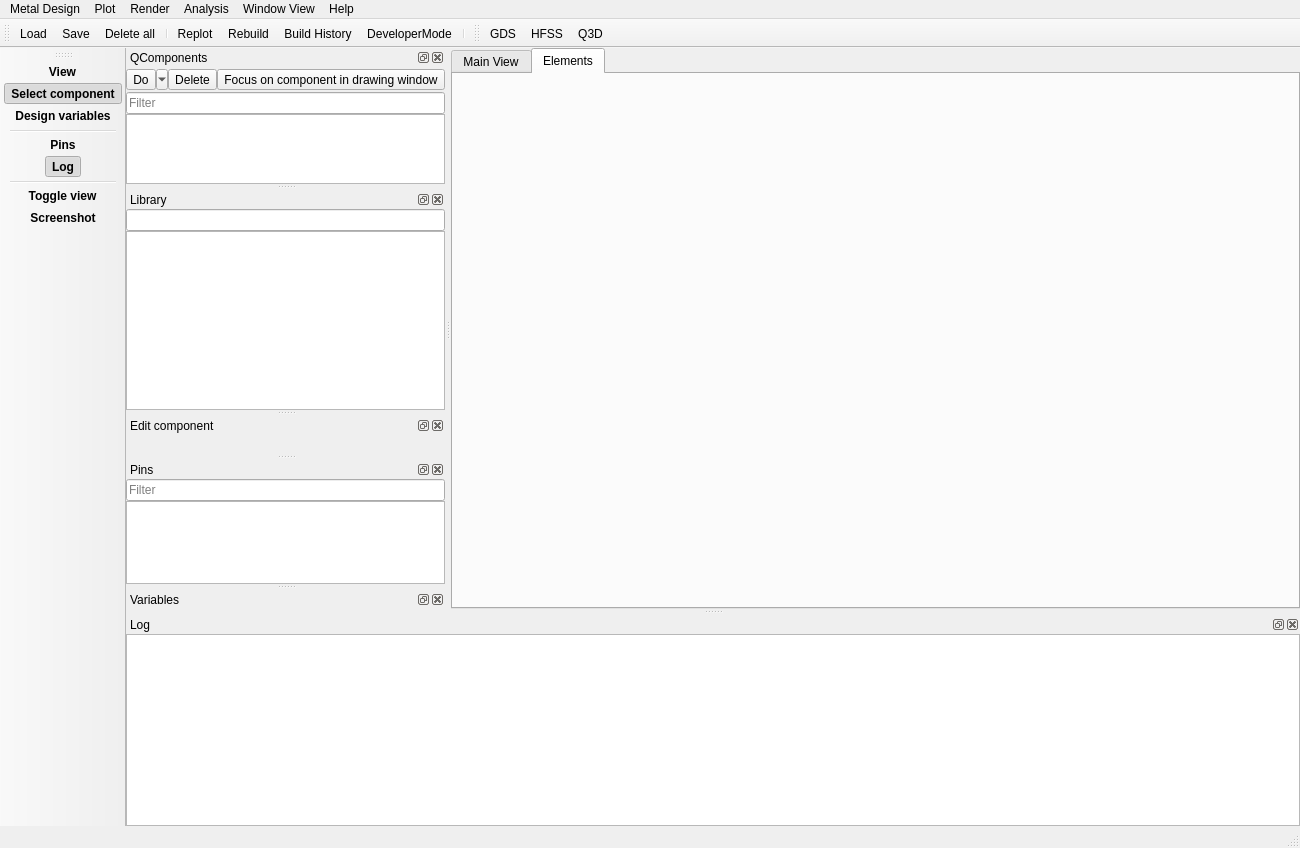
<?xml version="1.0" encoding="UTF-8"?>
<ui version="4.0">
 <class>MainWindow</class>
 <widget class="QMainWindow" name="MainWindow">
  <property name="geometry">
   <rect>
    <x>0</x>
    <y>0</y>
    <width>1300</width>
    <height>848</height>
   </rect>
  </property>
  <property name="windowTitle">
   <string>Qiskit Metal: Quantum Creator</string>
  </property>
  <property name="windowIcon">
   <iconset resource="main_window_rc.qrc">
    <normaloff>:/metal_logo</normaloff>:/metal_logo</iconset>
  </property>
  <property name="toolTip">
   <string>Qiskit Metal: Quantum Creator</string>
  </property>
  <property name="statusTip">
   <string>Qiskit Metal: Quantum Creator</string>
  </property>
  <property name="whatsThis">
   <string>Qiskit Metal: Quantum Creator</string>
  </property>
  <property name="toolButtonStyle">
   <enum>Qt::ToolButtonTextUnderIcon</enum>
  </property>
  <property name="tabShape">
   <enum>QTabWidget::Rounded</enum>
  </property>
  <property name="dockNestingEnabled">
   <bool>true</bool>
  </property>
  <property name="dockOptions">
   <set>QMainWindow::AllowNestedDocks|QMainWindow::AllowTabbedDocks|QMainWindow::AnimatedDocks|QMainWindow::GroupedDragging</set>
  </property>
  <widget class="QWidget" name="centralwidget">
   <layout class="QVBoxLayout" name="verticalLayout">
    <property name="spacing">
     <number>0</number>
    </property>
    <property name="leftMargin">
     <number>0</number>
    </property>
    <property name="topMargin">
     <number>0</number>
    </property>
    <property name="rightMargin">
     <number>0</number>
    </property>
    <property name="bottomMargin">
     <number>0</number>
    </property>
    <item>
     <widget class="QTabWidget" name="tabWidget">
      <property name="currentIndex">
       <number>1</number>
      </property>
      <property name="usesScrollButtons">
       <bool>false</bool>
      </property>
      <property name="movable">
       <bool>false</bool>
      </property>
      <property name="tabBarAutoHide">
       <bool>true</bool>
      </property>
      <widget class="QWidget" name="mainViewTab">
       <attribute name="icon">
        <iconset>
         <normalon>:/main_view</normalon>
        </iconset>
       </attribute>
       <attribute name="title">
        <string>Main View</string>
       </attribute>
       <layout class="QVBoxLayout" name="verticalLayout_9">
        <property name="spacing">
         <number>0</number>
        </property>
        <property name="leftMargin">
         <number>0</number>
        </property>
        <property name="topMargin">
         <number>0</number>
        </property>
        <property name="rightMargin">
         <number>0</number>
        </property>
        <property name="bottomMargin">
         <number>0</number>
        </property>
       </layout>
      </widget>
      <widget class="QWidget" name="tabElements">
       <attribute name="icon">
        <iconset resource="main_window_rc.qrc">
         <normaloff>:/elements</normaloff>:/elements</iconset>
       </attribute>
       <attribute name="title">
        <string>Elements</string>
       </attribute>
       <attribute name="toolTip">
        <string>Shoe the tables of elements of the the design</string>
       </attribute>
       <attribute name="whatsThis">
        <string>Shoe the tables of elements of the the design</string>
       </attribute>
       <layout class="QVBoxLayout" name="verticalLayout_10">
        <property name="spacing">
         <number>0</number>
        </property>
        <property name="leftMargin">
         <number>0</number>
        </property>
        <property name="topMargin">
         <number>0</number>
        </property>
        <property name="rightMargin">
         <number>0</number>
        </property>
        <property name="bottomMargin">
         <number>0</number>
        </property>
       </layout>
      </widget>
     </widget>
    </item>
   </layout>
  </widget>
  <widget class="QMenuBar" name="menubar">
   <property name="geometry">
    <rect>
     <x>0</x>
     <y>0</y>
     <width>1300</width>
     <height>24</height>
    </rect>
   </property>
   <property name="baseSize">
    <size>
     <width>0</width>
     <height>0</height>
    </size>
   </property>
   <widget class="QMenu" name="menuDesign">
    <property name="toolTip">
     <string>Design Menu</string>
    </property>
    <property name="statusTip">
     <string>Design Menu</string>
    </property>
    <property name="whatsThis">
     <string>Design Menu</string>
    </property>
    <property name="tearOffEnabled">
     <bool>false</bool>
    </property>
    <property name="title">
     <string>Metal Design</string>
    </property>
    <property name="separatorsCollapsible">
     <bool>true</bool>
    </property>
    <property name="toolTipsVisible">
     <bool>true</bool>
    </property>
    <addaction name="separator"/>
    <addaction name="actionLabelDesign"/>
    <addaction name="actionLoad"/>
    <addaction name="actionSave"/>
    <addaction name="actionSaveAs"/>
    <addaction name="separator"/>
    <addaction name="actionDelete_All"/>
    <addaction name="separator"/>
    <addaction name="actionClose_window"/>
   </widget>
   <widget class="QMenu" name="menuView">
    <property name="title">
     <string>Window View</string>
    </property>
    <widget class="QMenu" name="menuStylesheet">
     <property name="title">
      <string>Color theme</string>
     </property>
     <property name="icon">
      <iconset>
       <normalon>:/metal_logo</normalon>
      </iconset>
     </property>
     <addaction name="actionMetal_Dark"/>
     <addaction name="actionStyleDark"/>
     <addaction name="separator"/>
     <addaction name="actionStyleDefault"/>
     <addaction name="actionStyleOpen"/>
    </widget>
    <addaction name="actionDesign"/>
    <addaction name="actionElements"/>
    <addaction name="actionConnectors"/>
    <addaction name="actionLog"/>
    <addaction name="actionNewComponent"/>
    <addaction name="separator"/>
    <addaction name="actionToggleDocks"/>
    <addaction name="actionFull_Screen"/>
    <addaction name="actionScreenshot"/>
    <addaction name="separator"/>
    <addaction name="actionMetal_Window"/>
    <addaction name="actionSave_window_state"/>
    <addaction name="menuStylesheet"/>
   </widget>
   <widget class="QMenu" name="menuAnalysis">
    <property name="title">
     <string>Analysis</string>
    </property>
    <addaction name="separator"/>
   </widget>
   <widget class="QMenu" name="menuRender">
    <property name="title">
     <string>Render</string>
    </property>
    <addaction name="separator"/>
   </widget>
   <widget class="QMenu" name="menuHelp">
    <property name="minimumSize">
     <size>
      <width>0</width>
      <height>0</height>
     </size>
    </property>
    <property name="toolTip">
     <string>Open Metal Help</string>
    </property>
    <property name="statusTip">
     <string>Open Metal Help</string>
    </property>
    <property name="whatsThis">
     <string>Open Metal Help</string>
    </property>
    <property name="title">
     <string>Help</string>
    </property>
    <property name="icon">
     <iconset>
      <normalon>:/help</normalon>
     </iconset>
    </property>
    <property name="toolTipsVisible">
     <bool>true</bool>
    </property>
   </widget>
   <widget class="QMenu" name="menuPlot">
    <property name="title">
     <string>Plot</string>
    </property>
    <addaction name="actionPan"/>
    <addaction name="actionZoom"/>
   </widget>
   <addaction name="menuDesign"/>
   <addaction name="menuPlot"/>
   <addaction name="menuRender"/>
   <addaction name="menuAnalysis"/>
   <addaction name="menuView"/>
   <addaction name="menuHelp"/>
  </widget>
  <widget class="QStatusBar" name="statusbar"/>
  <widget class="QToolBar" name="toolBarDesign">
   <property name="windowTitle">
    <string>Design toolbar</string>
   </property>
   <property name="statusTip">
    <string>Design toolbar</string>
   </property>
   <property name="whatsThis">
    <string>Design toolbar</string>
   </property>
   <property name="orientation">
    <enum>Qt::Horizontal</enum>
   </property>
   <property name="toolButtonStyle">
    <enum>Qt::ToolButtonTextUnderIcon</enum>
   </property>
   <attribute name="toolBarArea">
    <enum>TopToolBarArea</enum>
   </attribute>
   <attribute name="toolBarBreak">
    <bool>false</bool>
   </attribute>
   <addaction name="actionLoad"/>
   <addaction name="actionSave"/>
   <addaction name="actionDelete_All"/>
   <addaction name="separator"/>
   <addaction name="action_full_refresh"/>
   <addaction name="actionRebuild"/>
   <addaction name="actionBuildHistory"/>
   <addaction name="actionDeveloperMode"/>
   <addaction name="separator"/>
  </widget>
  <widget class="QToolBar" name="toolBarView">
   <property name="font">
    <font>
     <weight>75</weight>
     <bold>true</bold>
    </font>
   </property>
   <property name="windowTitle">
    <string>View Toolbar</string>
   </property>
   <property name="toolTip">
    <string>View Toolbar</string>
   </property>
   <property name="statusTip">
    <string>View Toolbar</string>
   </property>
   <property name="whatsThis">
    <string>View Toolbar</string>
   </property>
   <property name="toolButtonStyle">
    <enum>Qt::ToolButtonIconOnly</enum>
   </property>
   <attribute name="toolBarArea">
    <enum>LeftToolBarArea</enum>
   </attribute>
   <attribute name="toolBarBreak">
    <bool>false</bool>
   </attribute>
   <addaction name="actionViewDummyLabel"/>
   <addaction name="actionDesign"/>
   <addaction name="actionVariables"/>
   <addaction name="separator"/>
   <addaction name="actionConnectors"/>
   <addaction name="actionLog"/>
   <addaction name="separator"/>
   <addaction name="actionToggleDocks"/>
   <addaction name="actionScreenshot"/>
  </widget>
  <widget class="QDockWidget" name="dockDesign">
   <property name="windowIcon">
    <iconset>
     <normalon>:/design</normalon>
    </iconset>
   </property>
   <property name="toolTip">
    <string>Design Dock</string>
   </property>
   <property name="statusTip">
    <string>Design Dock</string>
   </property>
   <property name="whatsThis">
    <string>Design Dock</string>
   </property>
   <property name="accessibleName">
    <string>Design Dock</string>
   </property>
   <property name="accessibleDescription">
    <string>Design Dock</string>
   </property>
   <property name="floating">
    <bool>false</bool>
   </property>
   <property name="features">
    <set>QDockWidget::AllDockWidgetFeatures</set>
   </property>
   <property name="windowTitle">
    <string>QComponents</string>
   </property>
   <attribute name="dockWidgetArea">
    <number>1</number>
   </attribute>
   <widget class="QWidget" name="dockWidgetContents">
    <layout class="QVBoxLayout" name="verticalLayout_3">
     <property name="spacing">
      <number>0</number>
     </property>
     <property name="leftMargin">
      <number>0</number>
     </property>
     <property name="topMargin">
      <number>0</number>
     </property>
     <property name="rightMargin">
      <number>0</number>
     </property>
     <property name="bottomMargin">
      <number>0</number>
     </property>
     <item>
      <layout class="QGridLayout" name="gridLayout">
       <property name="sizeConstraint">
        <enum>QLayout::SetNoConstraint</enum>
       </property>
       <property name="topMargin">
        <number>2</number>
       </property>
       <property name="bottomMargin">
        <number>2</number>
       </property>
       <property name="spacing">
        <number>0</number>
       </property>
       <item row="0" column="3">
        <widget class="QToolButton" name="btn_comp_zoom">
         <property name="toolTip">
          <string>Focus on component in drawing window</string>
         </property>
         <property name="statusTip">
          <string>Focus on component in drawing window</string>
         </property>
         <property name="text">
          <string>Focus on component in drawing window</string>
         </property>
         <property name="icon">
          <iconset resource="main_window_rc.qrc">
           <normaloff>:/fullscreen</normaloff>:/fullscreen</iconset>
         </property>
        </widget>
       </item>
       <item row="0" column="1">
        <widget class="QToolButton" name="btn_comp_actions">
         <property name="text">
          <string>Do</string>
         </property>
         <property name="popupMode">
          <enum>QToolButton::MenuButtonPopup</enum>
         </property>
        </widget>
       </item>
       <item row="0" column="2">
        <widget class="QToolButton" name="btn_comp_del">
         <property name="toolTip">
          <string>Delete a selected component</string>
         </property>
         <property name="statusTip">
          <string>Delete a selected component</string>
         </property>
         <property name="whatsThis">
          <string>Delete a selected component</string>
         </property>
         <property name="text">
          <string>Delete</string>
         </property>
         <property name="icon">
          <iconset resource="main_window_rc.qrc">
           <normaloff>:/delete</normaloff>:/delete</iconset>
         </property>
         <property name="popupMode">
          <enum>QToolButton::DelayedPopup</enum>
         </property>
         <property name="toolButtonStyle">
          <enum>Qt::ToolButtonIconOnly</enum>
         </property>
        </widget>
       </item>
      </layout>
     </item>
     <item>
      <layout class="QHBoxLayout" name="horizontalLayout">
       <property name="spacing">
        <number>0</number>
       </property>
       <item>
        <widget class="QLineEdit" name="filter_text_design">
         <property name="text">
          <string/>
         </property>
         <property name="placeholderText">
          <string>Filter</string>
         </property>
         <property name="clearButtonEnabled">
          <bool>true</bool>
         </property>
        </widget>
       </item>
      </layout>
     </item>
     <item>
      <widget class="QTableView_AllComponents" name="tableComponents">
       <property name="sizeAdjustPolicy">
        <enum>QAbstractScrollArea::AdjustToContents</enum>
       </property>
       <property name="autoScroll">
        <bool>false</bool>
       </property>
       <property name="alternatingRowColors">
        <bool>true</bool>
       </property>
       <property name="selectionBehavior">
        <enum>QAbstractItemView::SelectRows</enum>
       </property>
       <property name="sortingEnabled">
        <bool>true</bool>
       </property>
       <attribute name="horizontalHeaderVisible">
        <bool>true</bool>
       </attribute>
       <attribute name="horizontalHeaderShowSortIndicator" stdset="0">
        <bool>false</bool>
       </attribute>
       <attribute name="horizontalHeaderStretchLastSection">
        <bool>true</bool>
       </attribute>
       <attribute name="verticalHeaderVisible">
        <bool>false</bool>
       </attribute>
      </widget>
     </item>
    </layout>
   </widget>
  </widget>
  <widget class="QDockWidget" name="dockLibrary">
   <property name="minimumSize">
    <size>
     <width>79</width>
     <height>124</height>
    </size>
   </property>
   <property name="windowIcon">
    <iconset>
     <normalon>:/component</normalon>
    </iconset>
   </property>
   <property name="toolTip">
    <string>Library of components</string>
   </property>
   <property name="statusTip">
    <string>Library design components</string>
   </property>
   <property name="whatsThis">
    <string>Library design components</string>
   </property>
   <property name="features">
    <set>QDockWidget::AllDockWidgetFeatures</set>
   </property>
   <property name="windowTitle">
    <string>Library</string>
   </property>
   <attribute name="dockWidgetArea">
    <number>1</number>
   </attribute>
   <widget class="QWidget" name="dockLibraryContents">
    <layout class="QVBoxLayout" name="verticalLayout_5">
     <property name="spacing">
      <number>0</number>
     </property>
     <property name="leftMargin">
      <number>0</number>
     </property>
     <property name="topMargin">
      <number>0</number>
     </property>
     <property name="rightMargin">
      <number>0</number>
     </property>
     <property name="bottomMargin">
      <number>0</number>
     </property>
     <item>
      <widget class="QLineEdit" name="dockLibrary_filter"/>
     </item>
     <item>
      <widget class="TreeViewQLibrary" name="dockLibrary_tree_view"/>
     </item>
    </layout>
   </widget>
  </widget>
  <widget class="QDockWidget" name="dockComponent">
   <property name="minimumSize">
    <size>
     <width>62</width>
     <height>38</height>
    </size>
   </property>
   <property name="features">
    <set>QDockWidget::AllDockWidgetFeatures</set>
   </property>
   <property name="windowTitle">
    <string>Edit component</string>
   </property>
   <attribute name="dockWidgetArea">
    <number>1</number>
   </attribute>
   <widget class="QWidget" name="dockComponentCental">
    <layout class="QVBoxLayout" name="verticalLayout_7">
     <property name="spacing">
      <number>0</number>
     </property>
     <property name="leftMargin">
      <number>0</number>
     </property>
     <property name="topMargin">
      <number>10</number>
     </property>
     <property name="rightMargin">
      <number>0</number>
     </property>
     <property name="bottomMargin">
      <number>0</number>
     </property>
    </layout>
   </widget>
  </widget>
  <widget class="QDockWidget" name="dockLog">
   <property name="minimumSize">
    <size>
     <width>79</width>
     <height>101</height>
    </size>
   </property>
   <property name="windowIcon">
    <iconset>
     <normalon>:/log</normalon>
    </iconset>
   </property>
   <property name="toolTip">
    <string>Log window</string>
   </property>
   <property name="statusTip">
    <string>Log window</string>
   </property>
   <property name="whatsThis">
    <string>Log window</string>
   </property>
   <property name="features">
    <set>QDockWidget::AllDockWidgetFeatures</set>
   </property>
   <property name="windowTitle">
    <string>Log</string>
   </property>
   <attribute name="dockWidgetArea">
    <number>8</number>
   </attribute>
   <widget class="QWidget" name="dockWidgetContents_4">
    <property name="sizePolicy">
     <sizepolicy hsizetype="Preferred" vsizetype="Maximum">
      <horstretch>0</horstretch>
      <verstretch>0</verstretch>
     </sizepolicy>
    </property>
    <layout class="QVBoxLayout" name="verticalLayout_4">
     <property name="spacing">
      <number>0</number>
     </property>
     <property name="sizeConstraint">
      <enum>QLayout::SetMaximumSize</enum>
     </property>
     <property name="leftMargin">
      <number>0</number>
     </property>
     <property name="topMargin">
      <number>0</number>
     </property>
     <property name="rightMargin">
      <number>0</number>
     </property>
     <property name="bottomMargin">
      <number>0</number>
     </property>
     <item>
      <widget class="QTextEditLogger" name="log_text">
       <property name="documentTitle">
        <string>Log</string>
       </property>
       <property name="textInteractionFlags">
        <set>Qt::LinksAccessibleByKeyboard|Qt::LinksAccessibleByMouse|Qt::TextBrowserInteraction|Qt::TextSelectableByKeyboard|Qt::TextSelectableByMouse</set>
       </property>
      </widget>
     </item>
    </layout>
   </widget>
  </widget>
  <widget class="QDockWidget" name="dockConnectors">
   <property name="minimumSize">
    <size>
     <width>79</width>
     <height>124</height>
    </size>
   </property>
   <property name="windowIcon">
    <iconset>
     <normalon>:/connectors</normalon>
    </iconset>
   </property>
   <property name="windowTitle">
    <string>Pins</string>
   </property>
   <attribute name="dockWidgetArea">
    <number>1</number>
   </attribute>
   <widget class="QWidget" name="dockWidgetContents_5">
    <layout class="QVBoxLayout" name="verticalLayout_6">
     <property name="spacing">
      <number>0</number>
     </property>
     <property name="leftMargin">
      <number>0</number>
     </property>
     <property name="topMargin">
      <number>0</number>
     </property>
     <property name="rightMargin">
      <number>0</number>
     </property>
     <property name="bottomMargin">
      <number>0</number>
     </property>
     <item>
      <layout class="QHBoxLayout" name="horizontalLayout_3">
       <property name="spacing">
        <number>0</number>
       </property>
       <item>
        <widget class="QLineEdit" name="text_filter_connectors">
         <property name="placeholderText">
          <string>Filter</string>
         </property>
         <property name="clearButtonEnabled">
          <bool>true</bool>
         </property>
        </widget>
       </item>
      </layout>
     </item>
     <item>
      <widget class="QTableView" name="tableConnectors">
       <property name="frameShadow">
        <enum>QFrame::Plain</enum>
       </property>
       <property name="sizeAdjustPolicy">
        <enum>QAbstractScrollArea::AdjustToContents</enum>
       </property>
       <property name="autoScroll">
        <bool>false</bool>
       </property>
       <property name="alternatingRowColors">
        <bool>false</bool>
       </property>
       <attribute name="horizontalHeaderVisible">
        <bool>false</bool>
       </attribute>
      </widget>
     </item>
    </layout>
   </widget>
  </widget>
  <widget class="QDockWidget" name="dockVariables">
   <property name="windowTitle">
    <string>Variables</string>
   </property>
   <attribute name="dockWidgetArea">
    <number>1</number>
   </attribute>
   <widget class="QWidget" name="dockVariablesContents">
    <layout class="QVBoxLayout" name="vlayoutVariables">
     <property name="spacing">
      <number>0</number>
     </property>
     <property name="leftMargin">
      <number>0</number>
     </property>
     <property name="topMargin">
      <number>0</number>
     </property>
     <property name="rightMargin">
      <number>0</number>
     </property>
     <property name="bottomMargin">
      <number>0</number>
     </property>
    </layout>
   </widget>
  </widget>
  <widget class="QToolBar" name="toolbar_renderers">
   <property name="windowTitle">
    <string>toolBar</string>
   </property>
   <property name="iconSize">
    <size>
     <width>32</width>
     <height>32</height>
    </size>
   </property>
   <attribute name="toolBarArea">
    <enum>TopToolBarArea</enum>
   </attribute>
   <attribute name="toolBarBreak">
    <bool>false</bool>
   </attribute>
   <addaction name="actionGDS"/>
   <addaction name="actionHFSS"/>
   <addaction name="actionQ3D"/>
  </widget>
  <action name="actionSave">
   <property name="icon">
    <iconset resource="main_window_rc.qrc">
     <normaloff>:/save</normaloff>:/save</iconset>
   </property>
   <property name="text">
    <string>Save</string>
   </property>
   <property name="toolTip">
    <string>Save design to file</string>
   </property>
   <property name="statusTip">
    <string>Save design to file</string>
   </property>
   <property name="whatsThis">
    <string>Save design to file</string>
   </property>
   <property name="shortcut">
    <string>Ctrl+S</string>
   </property>
  </action>
  <action name="actionLoad">
   <property name="icon">
    <iconset resource="main_window_rc.qrc">
     <normaloff>:/load</normaloff>:/load</iconset>
   </property>
   <property name="text">
    <string>Load</string>
   </property>
   <property name="toolTip">
    <string>Load design from file</string>
   </property>
   <property name="statusTip">
    <string>Load design from file</string>
   </property>
   <property name="whatsThis">
    <string>Load design from file</string>
   </property>
   <property name="shortcut">
    <string>Ctrl+O</string>
   </property>
   <property name="autoRepeat">
    <bool>false</bool>
   </property>
  </action>
  <action name="actionDesign">
   <property name="checkable">
    <bool>true</bool>
   </property>
   <property name="checked">
    <bool>true</bool>
   </property>
   <property name="icon">
    <iconset resource="main_window_rc.qrc">
     <normaloff>:/design</normaloff>:/design</iconset>
   </property>
   <property name="text">
    <string>Select component</string>
   </property>
   <property name="toolTip">
    <string>Show design window -- select components (show/hide)</string>
   </property>
   <property name="shortcut">
    <string>Ctrl+D</string>
   </property>
  </action>
  <action name="actionElements">
   <property name="checkable">
    <bool>true</bool>
   </property>
   <property name="checked">
    <bool>false</bool>
   </property>
   <property name="icon">
    <iconset resource="main_window_rc.qrc">
     <normaloff>:/elements</normaloff>:/elements</iconset>
   </property>
   <property name="text">
    <string>Elements</string>
   </property>
   <property name="toolTip">
    <string>Show/hide elements table</string>
   </property>
  </action>
  <action name="actionLog">
   <property name="checkable">
    <bool>true</bool>
   </property>
   <property name="checked">
    <bool>true</bool>
   </property>
   <property name="icon">
    <iconset resource="main_window_rc.qrc">
     <normaloff>:/log</normaloff>:/log</iconset>
   </property>
   <property name="text">
    <string>Log</string>
   </property>
   <property name="toolTip">
    <string>Show/hide log window</string>
   </property>
   <property name="shortcut">
    <string>Ctrl+L</string>
   </property>
  </action>
  <action name="actionNewComponent">
   <property name="checkable">
    <bool>true</bool>
   </property>
   <property name="checked">
    <bool>false</bool>
   </property>
   <property name="icon">
    <iconset resource="main_window_rc.qrc">
     <normaloff>:/component-library</normaloff>:/component-library</iconset>
   </property>
   <property name="text">
    <string>Create</string>
   </property>
   <property name="toolTip">
    <string>Create new component: Library of new design components you can create</string>
   </property>
   <property name="statusTip">
    <string>Create new component: Library of new design components you can create</string>
   </property>
   <property name="whatsThis">
    <string>Create new component: Library of new design components you can create</string>
   </property>
   <property name="shortcut">
    <string>Ctrl+N</string>
   </property>
  </action>
  <action name="actionDelete_All">
   <property name="icon">
    <iconset resource="main_window_rc.qrc">
     <normaloff>:/delete_all</normaloff>:/delete_all</iconset>
   </property>
   <property name="text">
    <string>Delete all</string>
   </property>
   <property name="toolTip">
    <string>Delete All Component Objects and Elements</string>
   </property>
   <property name="statusTip">
    <string>Delete All Component Objects and Elements</string>
   </property>
   <property name="whatsThis">
    <string>Delete All Component Objects and Elements</string>
   </property>
   <property name="priority">
    <enum>QAction::LowPriority</enum>
   </property>
  </action>
  <action name="actionZoom">
   <property name="icon">
    <iconset resource="main_window_rc.qrc">
     <normaloff>:/plot/zoom</normaloff>:/plot/zoom</iconset>
   </property>
   <property name="text">
    <string>Zoom</string>
   </property>
   <property name="toolTip">
    <string>Zoom control</string>
   </property>
   <property name="shortcut">
    <string>Z</string>
   </property>
  </action>
  <action name="actionPan">
   <property name="icon">
    <iconset>
     <normalon>:/plot/pan</normalon>
    </iconset>
   </property>
   <property name="text">
    <string>Pan</string>
   </property>
   <property name="shortcut">
    <string>P</string>
   </property>
  </action>
  <action name="actionConnectors">
   <property name="checkable">
    <bool>true</bool>
   </property>
   <property name="checked">
    <bool>false</bool>
   </property>
   <property name="icon">
    <iconset resource="main_window_rc.qrc">
     <normaloff>:/connectors</normaloff>:/connectors</iconset>
   </property>
   <property name="text">
    <string>Pins</string>
   </property>
   <property name="toolTip">
    <string>Show connector pins of qcomponents</string>
   </property>
   <property name="shortcut">
    <string>C</string>
   </property>
  </action>
  <action name="actionStyleOpen">
   <property name="text">
    <string>Open File</string>
   </property>
  </action>
  <action name="actionStyleDefault">
   <property name="text">
    <string>System default</string>
   </property>
  </action>
  <action name="actionStyleDark">
   <property name="text">
    <string>Q Dark</string>
   </property>
  </action>
  <action name="actionScreenshot">
   <property name="icon">
    <iconset resource="main_window_rc.qrc">
     <normaloff>:/screenshot</normaloff>:/screenshot</iconset>
   </property>
   <property name="text">
    <string>Screenshot</string>
   </property>
   <property name="toolTip">
    <string>Take a screenshot of the window</string>
   </property>
  </action>
  <action name="action_full_refresh">
   <property name="icon">
    <iconset resource="main_window_rc.qrc">
     <normaloff>:/force_refresh</normaloff>:/force_refresh</iconset>
   </property>
   <property name="text">
    <string>Replot</string>
   </property>
   <property name="toolTip">
    <string>Replot all components (and refresh all gui widgets). Does NOT REBUILD</string>
   </property>
   <property name="statusTip">
    <string>Force a full refresh of all plots and widgets</string>
   </property>
   <property name="whatsThis">
    <string>Force a full refresh of all plots and widgets</string>
   </property>
   <property name="shortcut">
    <string>Ctrl+R</string>
   </property>
   <property name="shortcutContext">
    <enum>Qt::WidgetWithChildrenShortcut</enum>
   </property>
   <property name="autoRepeat">
    <bool>false</bool>
   </property>
   <property name="priority">
    <enum>QAction::HighPriority</enum>
   </property>
  </action>
  <action name="actionRebuild">
   <property name="icon">
    <iconset resource="main_window_rc.qrc">
     <normaloff>:/rebuild</normaloff>
     <activeon>:/rebuild</activeon>:/rebuild</iconset>
   </property>
   <property name="text">
    <string>Rebuild</string>
   </property>
   <property name="toolTip">
    <string>Force rebuild all components</string>
   </property>
   <property name="statusTip">
    <string>Force rebuild all components</string>
   </property>
   <property name="whatsThis">
    <string>Force rebuild all components</string>
   </property>
   <property name="shortcut">
    <string>Ctrl+D</string>
   </property>
   <property name="priority">
    <enum>QAction::HighPriority</enum>
   </property>
  </action>
  <action name="actionFull_Screen">
   <property name="icon">
    <iconset resource="main_window_rc.qrc">
     <normaloff>:/plot/----autozoom</normaloff>:/plot/----autozoom</iconset>
   </property>
   <property name="text">
    <string>Full Screen</string>
   </property>
   <property name="toolTip">
    <string>Go to full screen</string>
   </property>
  </action>
  <action name="actionMetal_Dark">
   <property name="text">
    <string>Metal Dark</string>
   </property>
  </action>
  <action name="actionSaveAs">
   <property name="icon">
    <iconset resource="main_window_rc.qrc">
     <normaloff>:/save</normaloff>:/save</iconset>
   </property>
   <property name="text">
    <string>Save as</string>
   </property>
   <property name="toolTip">
    <string>Save design to new file</string>
   </property>
   <property name="statusTip">
    <string>Save design to file</string>
   </property>
   <property name="whatsThis">
    <string>Save design to file</string>
   </property>
   <property name="shortcut">
    <string>Ctrl+Shift+S</string>
   </property>
  </action>
  <action name="actionSave_window_state">
   <property name="icon">
    <iconset resource="main_window_rc.qrc">
     <normaloff>:/save</normaloff>:/save</iconset>
   </property>
   <property name="text">
    <string>Save window state</string>
   </property>
  </action>
  <action name="actionLabelDesign">
   <property name="enabled">
    <bool>false</bool>
   </property>
   <property name="text">
    <string>Design</string>
   </property>
  </action>
  <action name="actionClose_window">
   <property name="text">
    <string>Close window</string>
   </property>
  </action>
  <action name="actionMetal_Window">
   <property name="enabled">
    <bool>false</bool>
   </property>
   <property name="text">
    <string>Metal Window </string>
   </property>
  </action>
  <action name="actionViewDummyLabel">
   <property name="text">
    <string>View</string>
   </property>
  </action>
  <action name="actionVariables">
   <property name="checkable">
    <bool>true</bool>
   </property>
   <property name="checked">
    <bool>false</bool>
   </property>
   <property name="icon">
    <iconset resource="main_window_rc.qrc">
     <normaloff>:/variables</normaloff>:/variables</iconset>
   </property>
   <property name="text">
    <string>Design variables</string>
   </property>
   <property name="toolTip">
    <string>Edit variables of the QDesign</string>
   </property>
   <property name="shortcut">
    <string>Meta+V</string>
   </property>
  </action>
  <action name="actionToggleDocks">
   <property name="icon">
    <iconset resource="main_window_rc.qrc">
     <normaloff>:/fullscreen</normaloff>:/fullscreen</iconset>
   </property>
   <property name="text">
    <string>Toggle view</string>
   </property>
   <property name="toolTip">
    <string>ToggleDocks</string>
   </property>
   <property name="shortcut">
    <string>Meta+F, Ctrl+F</string>
   </property>
  </action>
  <action name="actionGDS">
   <property name="icon">
    <iconset resource="main_window_rc.qrc">
     <normaloff>:/renderer/_imgs/renderers/GDS.png</normaloff>:/renderer/_imgs/renderers/GDS.png</iconset>
   </property>
   <property name="text">
    <string>GDS</string>
   </property>
   <property name="toolTip">
    <string>Open the GDS renderer.</string>
   </property>
  </action>
  <action name="actionHFSS">
   <property name="icon">
    <iconset resource="main_window_rc.qrc">
     <normaloff>:/renderer/_imgs/renderers/HFSS.png</normaloff>:/renderer/_imgs/renderers/HFSS.png</iconset>
   </property>
   <property name="text">
    <string>HFSS</string>
   </property>
  </action>
  <action name="actionQ3D">
   <property name="icon">
    <iconset resource="main_window_rc.qrc">
     <normaloff>:/renderer/_imgs/renderers/Q3D.png</normaloff>:/renderer/_imgs/renderers/Q3D.png</iconset>
   </property>
   <property name="text">
    <string>Q3D</string>
   </property>
  </action>
  <action name="actionBuildHistory">
   <property name="icon">
    <iconset resource="main_window_rc.qrc">
     <normaloff>:/build_history</normaloff>:/build_history</iconset>
   </property>
   <property name="text">
    <string>Build History</string>
   </property>
   <property name="toolTip">
    <string>See the build history of your design</string>
   </property>
   <property name="shortcut">
    <string>Ctrl+B</string>
   </property>
  </action>
  <action name="actionDeveloperMode">
   <property name="checkable">
    <bool>true</bool>
   </property>
   <property name="icon">
    <iconset resource="main_window_rc.qrc">
     <normaloff>:/_imgs/lightbulb.png</normaloff>
     <normalon>:/_imgs/support.png</normalon>:/_imgs/lightbulb.png</iconset>
   </property>
   <property name="text">
    <string>DeveloperMode</string>
   </property>
   <property name="toolTip">
    <string>clickme</string>
   </property>
  </action>
 </widget>
 <customwidgets>
  <customwidget>
   <class>QTextEditLogger</class>
   <extends>QTextEdit</extends>
   <header>.widgets.log_widget.log_metal</header>
  </customwidget>
  <customwidget>
   <class>QTableView_AllComponents</class>
   <extends>QTableView</extends>
   <header>.widgets.all_components.table_view_all_components</header>
  </customwidget>
  <customwidget>
   <class>TreeViewQLibrary</class>
   <extends>QTreeView</extends>
   <header>.widgets.qlibrary_display.tree_view_qlibrary</header>
  </customwidget>
 </customwidgets>
 <resources>
  <include location="main_window_rc.qrc"/>
 </resources>
 <connections>
  <connection>
   <sender>actionElements</sender>
   <signal>toggled(bool)</signal>
   <receiver>MainWindow</receiver>
   <slot>_set_element_tab()</slot>
   <hints>
    <hint type="sourcelabel">
     <x>-1</x>
     <y>-1</y>
    </hint>
    <hint type="destinationlabel">
     <x>569</x>
     <y>458</y>
    </hint>
   </hints>
  </connection>
  <connection>
   <sender>actionDelete_All</sender>
   <signal>triggered()</signal>
   <receiver>MainWindow</receiver>
   <slot>delete_all_components()</slot>
   <hints>
    <hint type="sourcelabel">
     <x>-1</x>
     <y>-1</y>
    </hint>
    <hint type="destinationlabel">
     <x>583</x>
     <y>395</y>
    </hint>
   </hints>
  </connection>
  <connection>
   <sender>actionLoad</sender>
   <signal>triggered()</signal>
   <receiver>MainWindow</receiver>
   <slot>load_design()</slot>
   <hints>
    <hint type="sourcelabel">
     <x>-1</x>
     <y>-1</y>
    </hint>
    <hint type="destinationlabel">
     <x>583</x>
     <y>395</y>
    </hint>
   </hints>
  </connection>
  <connection>
   <sender>actionSave</sender>
   <signal>triggered()</signal>
   <receiver>MainWindow</receiver>
   <slot>save_design()</slot>
   <hints>
    <hint type="sourcelabel">
     <x>-1</x>
     <y>-1</y>
    </hint>
    <hint type="destinationlabel">
     <x>583</x>
     <y>395</y>
    </hint>
   </hints>
  </connection>
  <connection>
   <sender>actionStyleDark</sender>
   <signal>triggered()</signal>
   <receiver>MainWindow</receiver>
   <slot>load_stylesheet_dark()</slot>
   <hints>
    <hint type="sourcelabel">
     <x>-1</x>
     <y>-1</y>
    </hint>
    <hint type="destinationlabel">
     <x>588</x>
     <y>399</y>
    </hint>
   </hints>
  </connection>
  <connection>
   <sender>actionStyleDefault</sender>
   <signal>triggered()</signal>
   <receiver>MainWindow</receiver>
   <slot>load_stylesheet_default()</slot>
   <hints>
    <hint type="sourcelabel">
     <x>-1</x>
     <y>-1</y>
    </hint>
    <hint type="destinationlabel">
     <x>588</x>
     <y>399</y>
    </hint>
   </hints>
  </connection>
  <connection>
   <sender>actionScreenshot</sender>
   <signal>triggered()</signal>
   <receiver>MainWindow</receiver>
   <slot>_screenshot()</slot>
   <hints>
    <hint type="sourcelabel">
     <x>-1</x>
     <y>-1</y>
    </hint>
    <hint type="destinationlabel">
     <x>588</x>
     <y>399</y>
    </hint>
   </hints>
  </connection>
  <connection>
   <sender>actionStyleOpen</sender>
   <signal>triggered()</signal>
   <receiver>MainWindow</receiver>
   <slot>load_stylesheet_open()</slot>
   <hints>
    <hint type="sourcelabel">
     <x>-1</x>
     <y>-1</y>
    </hint>
    <hint type="destinationlabel">
     <x>588</x>
     <y>399</y>
    </hint>
   </hints>
  </connection>
  <connection>
   <sender>action_full_refresh</sender>
   <signal>triggered()</signal>
   <receiver>MainWindow</receiver>
   <slot>full_refresh()</slot>
   <hints>
    <hint type="sourcelabel">
     <x>-1</x>
     <y>-1</y>
    </hint>
    <hint type="destinationlabel">
     <x>588</x>
     <y>399</y>
    </hint>
   </hints>
  </connection>
  <connection>
   <sender>actionRebuild</sender>
   <signal>triggered()</signal>
   <receiver>MainWindow</receiver>
   <slot>rebuild()</slot>
   <hints>
    <hint type="sourcelabel">
     <x>-1</x>
     <y>-1</y>
    </hint>
    <hint type="destinationlabel">
     <x>588</x>
     <y>399</y>
    </hint>
   </hints>
  </connection>
  <connection>
   <sender>actionFull_Screen</sender>
   <signal>triggered()</signal>
   <receiver>MainWindow</receiver>
   <slot>showFullScreen()</slot>
   <hints>
    <hint type="sourcelabel">
     <x>-1</x>
     <y>-1</y>
    </hint>
    <hint type="destinationlabel">
     <x>588</x>
     <y>399</y>
    </hint>
   </hints>
  </connection>
  <connection>
   <sender>actionMetal_Dark</sender>
   <signal>triggered()</signal>
   <receiver>MainWindow</receiver>
   <slot>load_stylesheet_metal_dark()</slot>
   <hints>
    <hint type="sourcelabel">
     <x>-1</x>
     <y>-1</y>
    </hint>
    <hint type="destinationlabel">
     <x>441</x>
     <y>429</y>
    </hint>
   </hints>
  </connection>
  <connection>
   <sender>dockDesign</sender>
   <signal>visibilityChanged(bool)</signal>
   <receiver>actionDesign</receiver>
   <slot>setChecked(bool)</slot>
   <hints>
    <hint type="sourcelabel">
     <x>154</x>
     <y>179</y>
    </hint>
    <hint type="destinationlabel">
     <x>-1</x>
     <y>-1</y>
    </hint>
   </hints>
  </connection>
  <connection>
   <sender>actionDesign</sender>
   <signal>triggered(bool)</signal>
   <receiver>dockDesign</receiver>
   <slot>show()</slot>
   <hints>
    <hint type="sourcelabel">
     <x>-1</x>
     <y>-1</y>
    </hint>
    <hint type="destinationlabel">
     <x>154</x>
     <y>179</y>
    </hint>
   </hints>
  </connection>
  <connection>
   <sender>dockConnectors</sender>
   <signal>visibilityChanged(bool)</signal>
   <receiver>actionConnectors</receiver>
   <slot>setChecked(bool)</slot>
   <hints>
    <hint type="sourcelabel">
     <x>154</x>
     <y>488</y>
    </hint>
    <hint type="destinationlabel">
     <x>-1</x>
     <y>-1</y>
    </hint>
   </hints>
  </connection>
  <connection>
   <sender>dockLog</sender>
   <signal>visibilityChanged(bool)</signal>
   <receiver>actionLog</receiver>
   <slot>setChecked(bool)</slot>
   <hints>
    <hint type="sourcelabel">
     <x>502</x>
     <y>878</y>
    </hint>
    <hint type="destinationlabel">
     <x>-1</x>
     <y>-1</y>
    </hint>
   </hints>
  </connection>
  <connection>
   <sender>dockLibrary</sender>
   <signal>visibilityChanged(bool)</signal>
   <receiver>actionNewComponent</receiver>
   <slot>setChecked(bool)</slot>
   <hints>
    <hint type="sourcelabel">
     <x>154</x>
     <y>347</y>
    </hint>
    <hint type="destinationlabel">
     <x>-1</x>
     <y>-1</y>
    </hint>
   </hints>
  </connection>
  <connection>
   <sender>actionNewComponent</sender>
   <signal>triggered(bool)</signal>
   <receiver>dockLibrary</receiver>
   <slot>show()</slot>
   <hints>
    <hint type="sourcelabel">
     <x>-1</x>
     <y>-1</y>
    </hint>
    <hint type="destinationlabel">
     <x>154</x>
     <y>347</y>
    </hint>
   </hints>
  </connection>
  <connection>
   <sender>actionLog</sender>
   <signal>triggered(bool)</signal>
   <receiver>dockLog</receiver>
   <slot>show()</slot>
   <hints>
    <hint type="sourcelabel">
     <x>-1</x>
     <y>-1</y>
    </hint>
    <hint type="destinationlabel">
     <x>502</x>
     <y>878</y>
    </hint>
   </hints>
  </connection>
  <connection>
   <sender>actionConnectors</sender>
   <signal>triggered(bool)</signal>
   <receiver>dockConnectors</receiver>
   <slot>show()</slot>
   <hints>
    <hint type="sourcelabel">
     <x>-1</x>
     <y>-1</y>
    </hint>
    <hint type="destinationlabel">
     <x>154</x>
     <y>488</y>
    </hint>
   </hints>
  </connection>
  <connection>
   <sender>actionDesign</sender>
   <signal>triggered()</signal>
   <receiver>dockDesign</receiver>
   <slot>raise()</slot>
   <hints>
    <hint type="sourcelabel">
     <x>-1</x>
     <y>-1</y>
    </hint>
    <hint type="destinationlabel">
     <x>154</x>
     <y>179</y>
    </hint>
   </hints>
  </connection>
  <connection>
   <sender>actionConnectors</sender>
   <signal>triggered()</signal>
   <receiver>dockConnectors</receiver>
   <slot>raise()</slot>
   <hints>
    <hint type="sourcelabel">
     <x>-1</x>
     <y>-1</y>
    </hint>
    <hint type="destinationlabel">
     <x>154</x>
     <y>488</y>
    </hint>
   </hints>
  </connection>
  <connection>
   <sender>actionNewComponent</sender>
   <signal>triggered()</signal>
   <receiver>dockLibrary</receiver>
   <slot>raise()</slot>
   <hints>
    <hint type="sourcelabel">
     <x>-1</x>
     <y>-1</y>
    </hint>
    <hint type="destinationlabel">
     <x>154</x>
     <y>347</y>
    </hint>
   </hints>
  </connection>
  <connection>
   <sender>actionElements</sender>
   <signal>triggered()</signal>
   <receiver>tabWidget</receiver>
   <slot>setFocus()</slot>
   <hints>
    <hint type="sourcelabel">
     <x>-1</x>
     <y>-1</y>
    </hint>
    <hint type="destinationlabel">
     <x>582</x>
     <y>320</y>
    </hint>
   </hints>
  </connection>
  <connection>
   <sender>actionLog</sender>
   <signal>triggered()</signal>
   <receiver>dockLog</receiver>
   <slot>raise()</slot>
   <hints>
    <hint type="sourcelabel">
     <x>-1</x>
     <y>-1</y>
    </hint>
    <hint type="destinationlabel">
     <x>502</x>
     <y>878</y>
    </hint>
   </hints>
  </connection>
  <connection>
   <sender>actionSaveAs</sender>
   <signal>toggled(bool)</signal>
   <receiver>MainWindow</receiver>
   <slot>save_design_as()</slot>
   <hints>
    <hint type="sourcelabel">
     <x>-1</x>
     <y>-1</y>
    </hint>
    <hint type="destinationlabel">
     <x>536</x>
     <y>387</y>
    </hint>
   </hints>
  </connection>
  <connection>
   <sender>actionClose_window</sender>
   <signal>triggered()</signal>
   <receiver>MainWindow</receiver>
   <slot>close()</slot>
   <hints>
    <hint type="sourcelabel">
     <x>-1</x>
     <y>-1</y>
    </hint>
    <hint type="destinationlabel">
     <x>536</x>
     <y>387</y>
    </hint>
   </hints>
  </connection>
  <connection>
   <sender>actionSave_window_state</sender>
   <signal>triggered()</signal>
   <receiver>MainWindow</receiver>
   <slot>save_window_settings()</slot>
   <hints>
    <hint type="sourcelabel">
     <x>-1</x>
     <y>-1</y>
    </hint>
    <hint type="destinationlabel">
     <x>536</x>
     <y>387</y>
    </hint>
   </hints>
  </connection>
  <connection>
   <sender>actionVariables</sender>
   <signal>triggered(bool)</signal>
   <receiver>dockVariables</receiver>
   <slot>show()</slot>
   <hints>
    <hint type="sourcelabel">
     <x>-1</x>
     <y>-1</y>
    </hint>
    <hint type="destinationlabel">
     <x>144</x>
     <y>632</y>
    </hint>
   </hints>
  </connection>
  <connection>
   <sender>actionVariables</sender>
   <signal>triggered()</signal>
   <receiver>dockVariables</receiver>
   <slot>raise()</slot>
   <hints>
    <hint type="sourcelabel">
     <x>-1</x>
     <y>-1</y>
    </hint>
    <hint type="destinationlabel">
     <x>144</x>
     <y>632</y>
    </hint>
   </hints>
  </connection>
  <connection>
   <sender>actionToggleDocks</sender>
   <signal>triggered()</signal>
   <receiver>MainWindow</receiver>
   <slot>toggle_all_docks()</slot>
   <hints>
    <hint type="sourcelabel">
     <x>-1</x>
     <y>-1</y>
    </hint>
    <hint type="destinationlabel">
     <x>649</x>
     <y>449</y>
    </hint>
   </hints>
  </connection>
  <connection>
   <sender>actionBuildHistory</sender>
   <signal>triggered()</signal>
   <receiver>MainWindow</receiver>
   <slot>create_build_log_window()</slot>
   <hints>
    <hint type="sourcelabel">
     <x>-1</x>
     <y>-1</y>
    </hint>
    <hint type="destinationlabel">
     <x>610</x>
     <y>410</y>
    </hint>
   </hints>
  </connection>
  <connection>
   <sender>actionGDS</sender>
   <signal>triggered()</signal>
   <receiver>MainWindow</receiver>
   <slot>show_renderer_gds()</slot>
   <hints>
    <hint type="sourcelabel">
     <x>-1</x>
     <y>-1</y>
    </hint>
    <hint type="destinationlabel">
     <x>649</x>
     <y>449</y>
    </hint>
   </hints>
  </connection>
  <connection>
   <sender>actionHFSS</sender>
   <signal>triggered()</signal>
   <receiver>MainWindow</receiver>
   <slot>show_renderer_hfss()</slot>
   <hints>
    <hint type="sourcelabel">
     <x>-1</x>
     <y>-1</y>
    </hint>
    <hint type="destinationlabel">
     <x>649</x>
     <y>449</y>
    </hint>
   </hints>
  </connection>
  <connection>
   <sender>actionQ3D</sender>
   <signal>triggered()</signal>
   <receiver>MainWindow</receiver>
   <slot>show_renderer_q3d()</slot>
   <hints>
    <hint type="sourcelabel">
     <x>-1</x>
     <y>-1</y>
    </hint>
    <hint type="destinationlabel">
     <x>649</x>
     <y>449</y>
    </hint>
   </hints>
  </connection>
  <connection>
   <sender>actionDeveloperMode</sender>
   <signal>toggled(bool)</signal>
   <receiver>MainWindow</receiver>
   <slot>activate_developer_mode()</slot>
   <hints>
    <hint type="sourcelabel">
     <x>-1</x>
     <y>-1</y>
    </hint>
    <hint type="destinationlabel">
     <x>649</x>
     <y>423</y>
    </hint>
   </hints>
  </connection>
 </connections>
 <slots>
  <slot>showHelp()</slot>
  <slot>_set_element_tab(bool)</slot>
  <slot>delete_all_components()</slot>
  <slot>save_design()</slot>
  <slot>load_design()</slot>
  <slot>load_stylesheet_default()</slot>
  <slot>load_stylesheet_dark()</slot>
  <slot>load_stylesheet_open()</slot>
  <slot>_screenshot()</slot>
  <slot>full_refresh()</slot>
  <slot>rebuild()</slot>
  <slot>load_stylesheet_metal_dark()</slot>
  <slot>save_design_as()</slot>
  <slot>save_window_settings()</slot>
  <slot>toggle_all_docks()</slot>
  <slot>new_qcomponent()</slot>
  <slot>show_renderer_gds()</slot>
  <slot>create_build_log_window()</slot>
  <slot>show_renderer_hfss()</slot>
  <slot>show_renderer_q3d()</slot>
  <slot>activate_developer_mode()</slot>
 </slots>
</ui>
